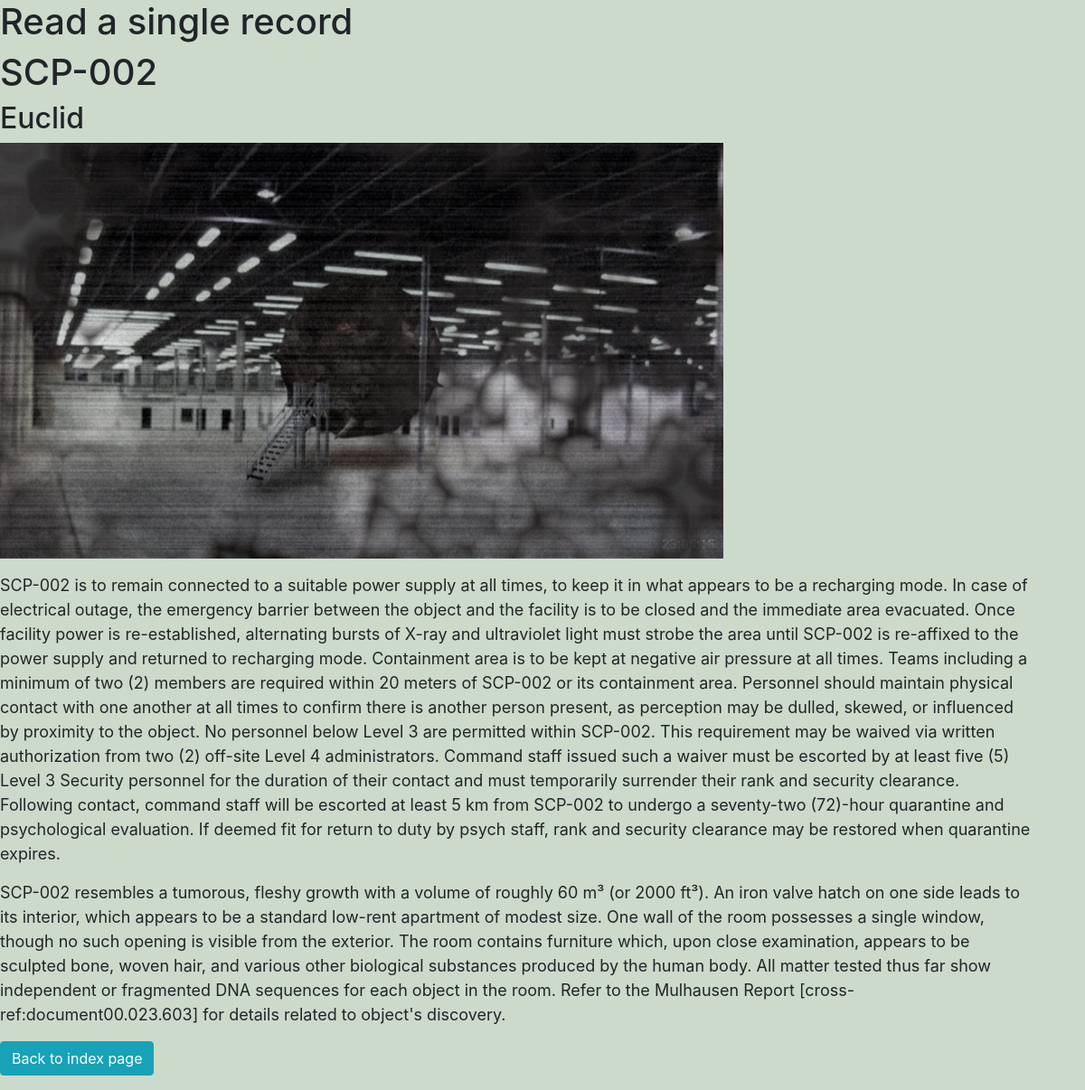
/read_one.php?id=1, run on the app's committed database.
### tables this page shows
CREATE TABLE `subject` (
  `id` int(11) NOT NULL,
  `item` varchar(100) NOT NULL,
  `class` text NOT NULL,
  `containment` text DEFAULT NULL,
  `description` text DEFAULT NULL,
  `image` varchar(100) DEFAULT NULL
);

### read_one.php (the view, shortened to what this page needs)
<!doctype html>
<html lang="en">
  <head>
    <link rel="stylesheet" href="https://stackpath.bootstrapcdn.com/bootstrap/4.4.1/css/bootstrap.min.css">
    <link rel="stylesheet" type="text/css" href="css/main.css">
  </head>
  <body class="container body">
    <h1>Read a single record</h1>
    <?php
    if(isset($_GET['id']))
    {
        $id = $_GET['id'];
    }
    else
    {
        die('Error: Record id not found');
    }
    try{
        $query = "select * from subject where id = ? limit 0,1";
        $statement = $conn->prepare(($query));
        $statement->bindParam(1, $id);
        $statement->execute();
        $row = $statement->fetch(PDO::FETCH_ASSOC);
        $item = $row['item'];
        $class = $row['class'];
        $containment = $row['containment'];
        $description = $row['description'];
        $image = $row['image'];
    }
    catch(PDOException $exception){
        die('Error: ' . $exception->getMessage());
    }
    ?>
        <h1><?php echo htmlspecialchars($item, ENT_QUOTES);?></h1>
        <h2><?php echo htmlspecialchars($class, ENT_QUOTES);?></h2>
        <p><img class="img-fluid" src='<?php echo htmlspecialchars($image, ENT_QUOTES);?>'></p>
        <p><?php echo htmlspecialchars($containment, ENT_QUOTES);?></p>
        <p><?php echo htmlspecialchars($description, ENT_QUOTES);?></p>
    <p><a href="index.php" class="btn btn-info">Back to index page</a></p>
  </body>
</html>

### css/main.css (style rules this page uses)
.body { margin-left: auto; margin-right: auto; background-attachment: fixed; background-color: #ccdacb; background-position: center; background-repeat: no-repeat; background-size: cover; font-size: 18px; margin: 0; padding: 0; }

### data on the page
subject: item "SCP-002", class "Euclid", image (picture), containment "SCP-002 is to remain connected to a suitable power supply at all times, to keep it in what appears to be a recharging mode. In case of electrical outage, the emergency barrier between the object and the facility is to be closed and the immediate area evacuated. Once facility power is re-established, alternating bursts of X-ray and ultraviolet light must strobe the area until SCP-002 is re-affixed to the power supply and returned to recharging mode. Containment area is to be kept at negative air pressure at all times. Teams including a minimum of two (2) members are required within 20 meters of SCP-002 or its containment area. Personnel should maintain physical contact with one another at…", description "SCP-002 resembles a tumorous, fleshy growth with a volume of roughly 60 m³ (or 2000 ft³). An iron valve hatch on one side leads to its interior, which appears to be a standard low-rent apartment of modest size. One wall of the room possesses a single window, though no such opening is visible from the exterior. The room contains furniture which, upon close examination, appears to be sculpted bone, woven hair, and various other biological substances produced by the human body. All matter tested thus far show independent or fragmented DNA sequences for each object in the room. Refer to the Mulhausen Report [cross-ref:document00.023.603] for details related to object's discovery."
